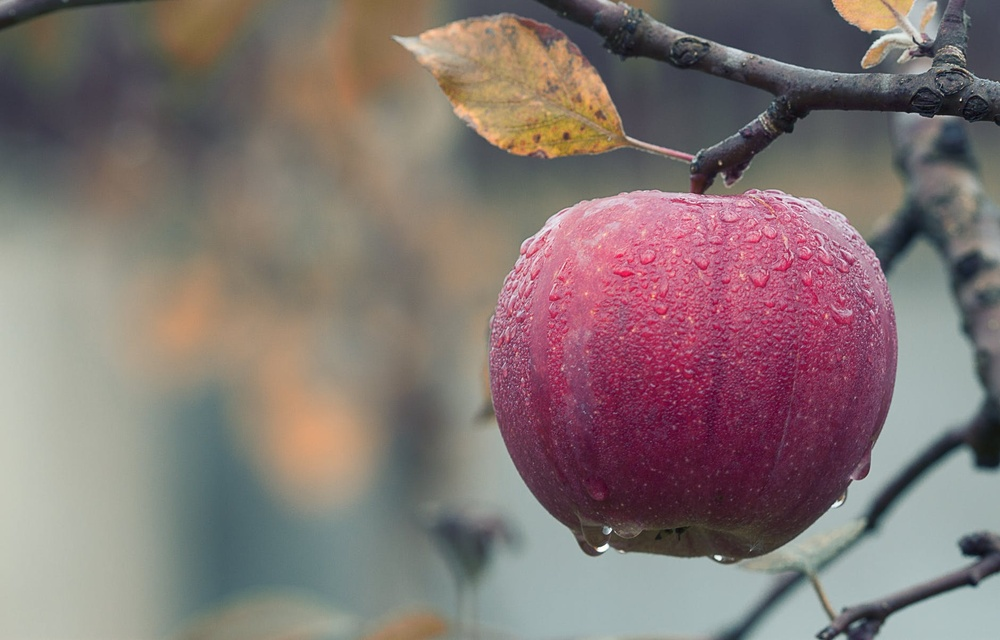
#> input picture apple.jpeg, 1000 x 640 px, shrunk from 1880 x 1204 before the run
$ python exp7.py
#> lines starting #> are read from the running program, lines starting #| are printed output that depends on the picture
import cv2
import numpy as np
import matplotlib.pyplot as plt

def histogram_equalization(image_path, output_path):
    # Read the image in grayscale
#> called with image_path = 'apple.jpeg', output_path = 'path/to/your/output/equalized_image.jpg'
    image = cv2.imread(image_path, cv2.IMREAD_GRAYSCALE)
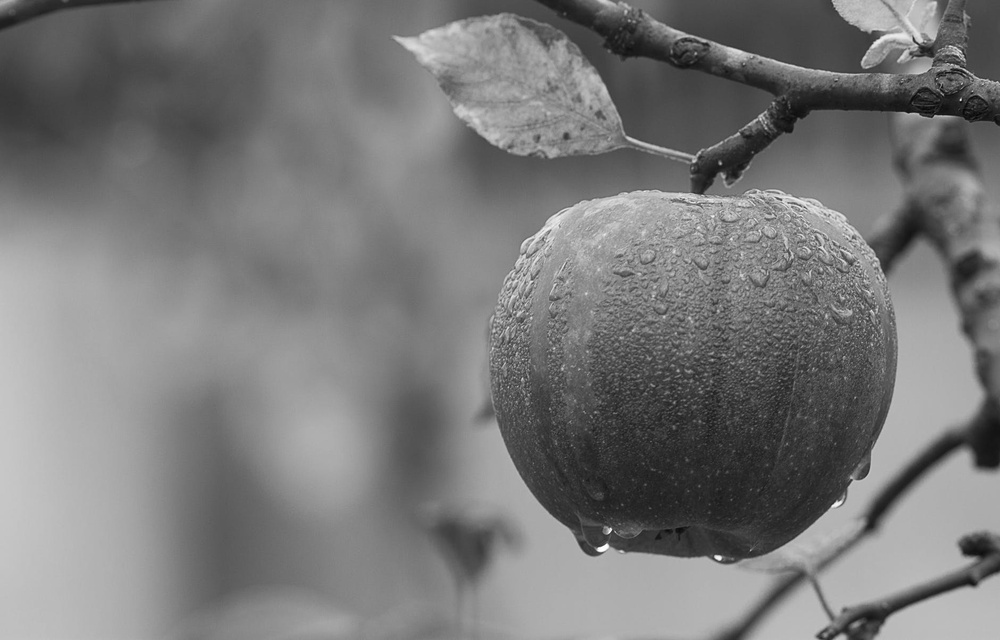
#> image: shape (640, 1000); min 3, max 255, mean 121.2

    if image is None:
        print(f"Failed to read the image from {image_path}")
        return

    # Apply histogram equalization
    equalized_image = cv2.equalizeHist(image)
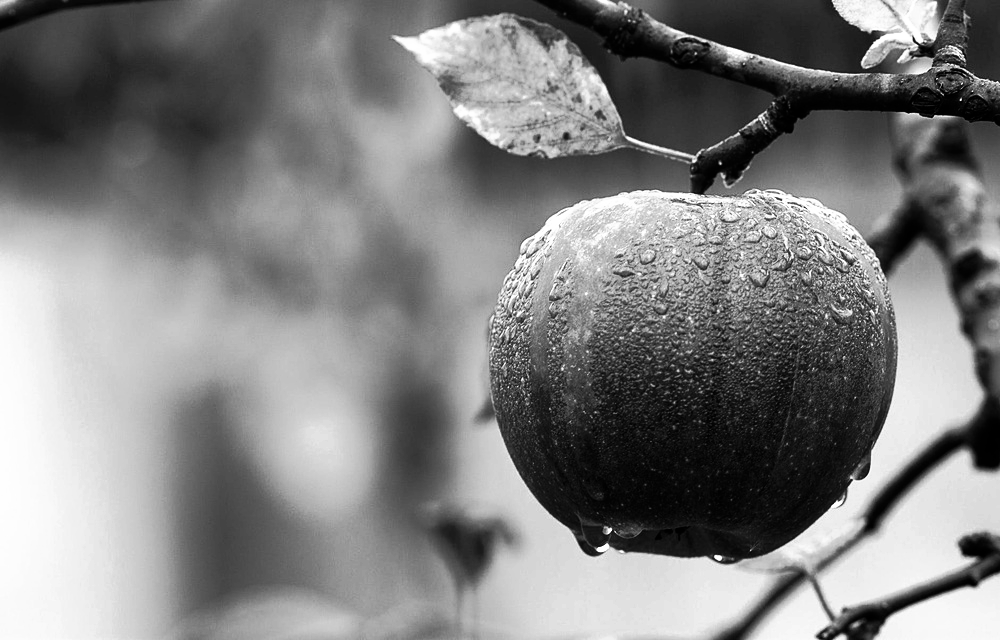
#> equalized_image: shape (640, 1000); min 0, max 255, mean 128.4

    # Save the equalized image
    cv2.imwrite(output_path, equalized_image)
    print(f"Equalized image saved as {output_path}")

    # Plot the original and equalized histograms
    plt.figure(figsize=(12, 6))

    plt.subplot(1, 2, 1)
    plt.hist(image.flatten(), 256, [0, 256], color='r')
    plt.title('Histogram of Original Image')
    plt.xlabel('Pixel Value')
    plt.ylabel('Frequency')

    plt.subplot(1, 2, 2)
    plt.hist(equalized_image.flatten(), 256, [0, 256], color='r')
    plt.title('Histogram of Equalized Image')
    plt.xlabel('Pixel Value')
    plt.ylabel('Frequency')

    plt.show()
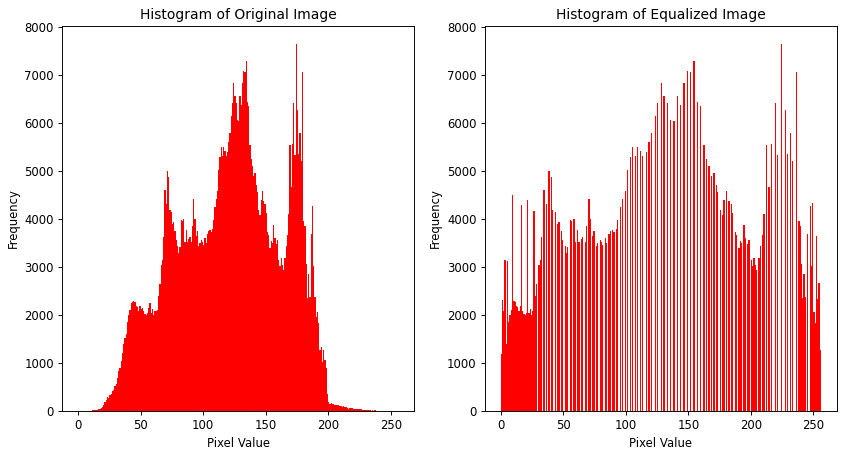
#> figure drawn by matplotlib, 2 panels; panel 1: tallest bar 7646 high, from x = 174 to 175; panel 2: tallest bar 7646 high, from x = 224 to 225

    # Display the original and equalized images
    cv2.imshow('Original Image', image)
    cv2.imshow('Equalized Image', equalized_image)
    cv2.waitKey(0)
    cv2.destroyAllWindows()

# Example usage
input_image_path = 'apple.jpeg'
output_image_path = 'path/to/your/output/equalized_image.jpg'

histogram_equalization(input_image_path, output_image_path)

$ run again, with forest.png saved as apple.jpeg
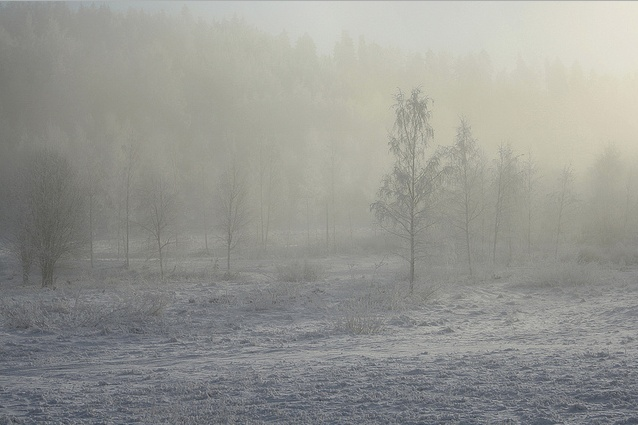
#> input picture forest.png, 638 x 425 px
#> in histogram_equalization, `equalized_image = cv2.equalizeHist(image)`:
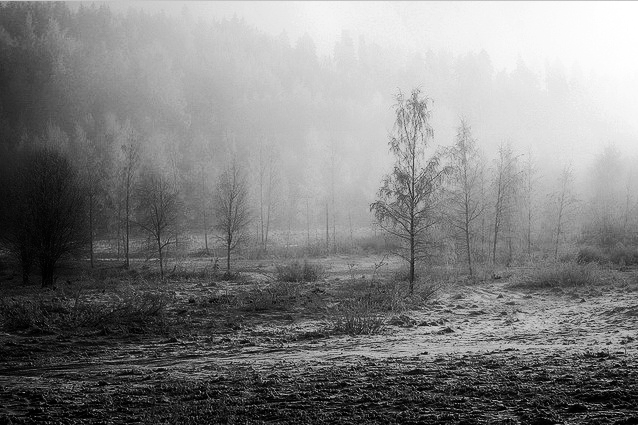
#> equalized_image: shape (425, 638); min 0, max 255, mean 128.6
#> in histogram_equalization, `plt.show()`:
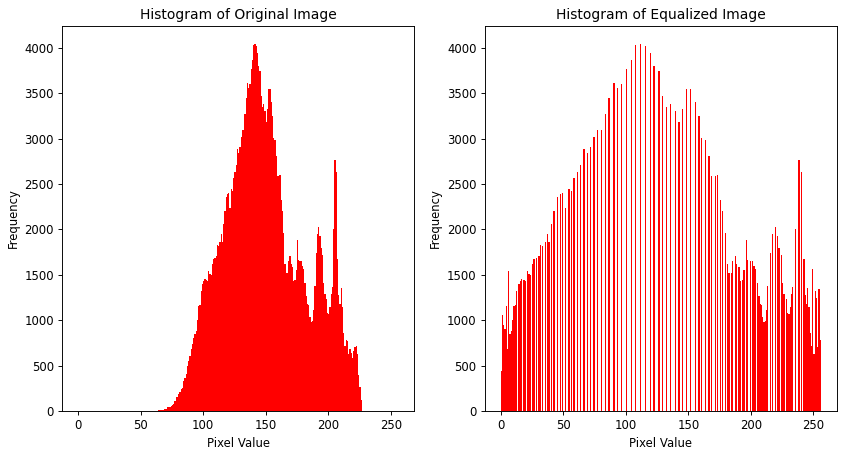
#> figure drawn by matplotlib, 2 panels; panel 1: tallest bar 4040 high, from x = 141 to 142; panel 2: tallest bar 4040 high, from x = 111 to 112
